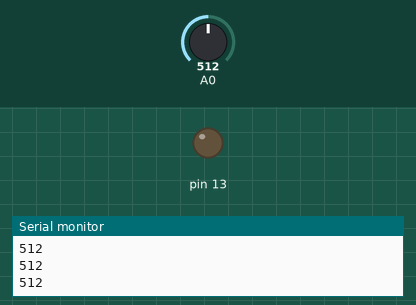
A sketch run on a simulated Arduino Uno, built with avr-gcc and run on an emulated ATmega328P. Parts: output pins drawn as LEDs (lit = HIGH), the last lines printed to the serial monitor. Inputs (shaded band) come from the test bench; at power-on: A0 = 512.

Above: at 1.2 s.
1.3 s: A0 set to 661
2.8 s: A0 set to 691
At 3.3 s:
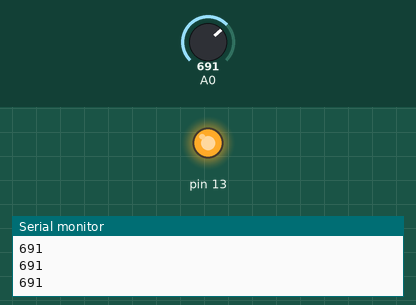
4.3 s: A0 set to 665
At 5.5 s:
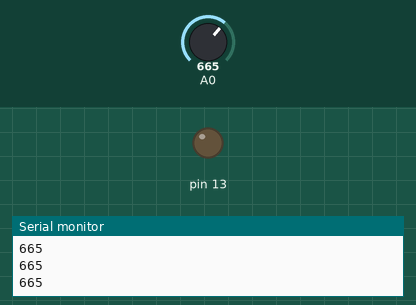
5.8 s: A0 set to 685
At 6.8 s:
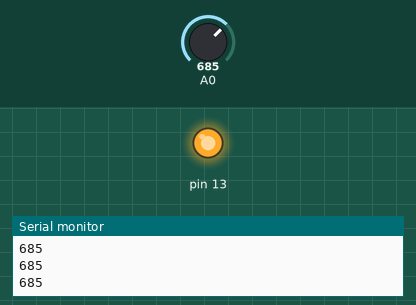
Timing chart, 0 to 8.3 s (numbered marks = the images above; inputs shaded):
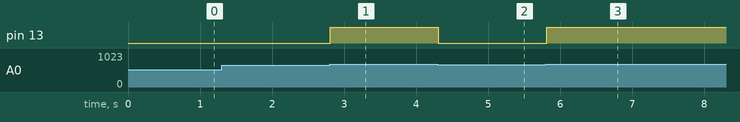

Measured:
- the behaviour switches between 675 and 676 on A0 (found by bisection; images 0 and 1)
- after the input at 2.8 s, pin 13: LOW → HIGH at once
- after the input at 4.3 s, pin 13: HIGH → LOW at once
- after the input at 5.8 s, pin 13: LOW → HIGH at once

The sketch:

Practical_1.ino
```cpp
#include <avr/io.h>
#include <util/delay.h>

static inline void initADC0(void) {
  ADMUX |= (1 << REFS0);
  ADCSRA |= (1 << ADPS1) | (1 << ADPS0);
  ADCSRA |= (1 << ADEN);
}
void setup() {
  // put your setup code here, to run once:
  DDRB = 0b00100000;
}

void loop() {
  uint16_t adcValue;
  Serial.begin(9600);
  initADC0();

  while(1){
    ADCSRA |= (1 << ADSC);
    loop_until_bit_is_clear(ADCSRA, ADSC);
    adcValue = ADC;
    Serial.println(adcValue);
    if(adcValue > 675) {
    PORTB = 0b00100000;
    } else {PORTB = 0b00000000;}
  }
}
```
